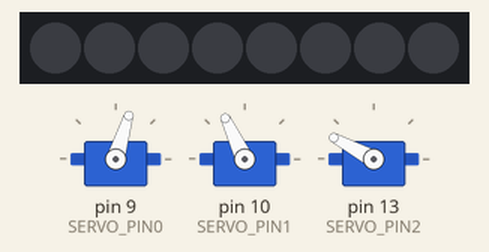
The sketch below on a simulated Arduino Uno, built with avr-gcc and run on an emulated ATmega328P. Shown: 3 × servo, 8 RGB LEDs in strip order, left to right. The strip is taken to match the declared colour order; random numbers use the default seed unless the sketch sets one; what the sketch prints to the serial monitor is not drawn.

Above: at 1.6 s.
At 5.4 s:
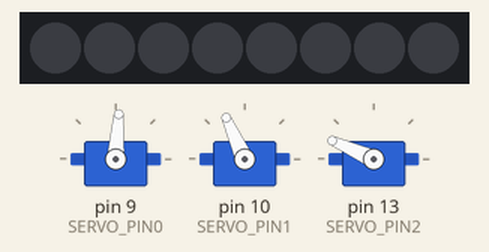
At 9.3 s:
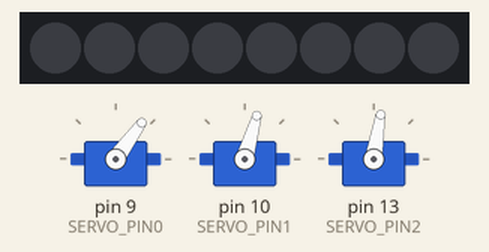
At 17.3 s:
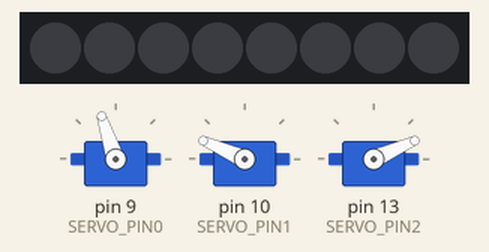
At 25.2 s:
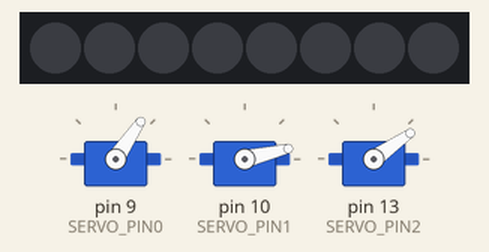
At 37.1 s:
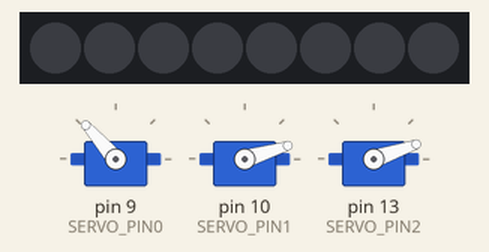
Timing chart, 0 to 40.0 s (numbered marks = the images above):
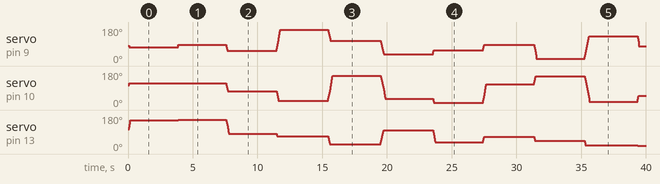

The sketch:

shootingstar.ino
```cpp
#include <Adafruit_NeoPixel.h>
#include <Servo.h>
#include <Wire.h>

#define SERVO_PIN0 9  //D9-19
#define SERVO_PIN1 10 //D10-18
#define SERVO_PIN2 13 //SCK-17

#define LED_PIN 2  // RGBLEDに出力するピン番号 D2-26
#define NUMRGBLED 8  // Arduinoにぶら下がっているRGBLEDの個数

// milisecond
#define SERVO_SPEED 50

// RGBLEDのライブラリを生成する(色指定はRGBの並びで行う、LEDの速度は800KHzとする)
Adafruit_NeoPixel RGBLED = Adafruit_NeoPixel(NUMRGBLED, LED_PIN, NEO_RGB + NEO_KHZ800);

Servo servos[3];

// Global Vars
int currentPulses[3];
int streamDelay = 200;
int shootBrightness = 0;
int powerBrightness = 1;
int servoPins[] = {SERVO_PIN0, SERVO_PIN1, SERVO_PIN2};

int getInterval() {
    return 2000;
}

void setup() {
    int i;
    Serial.begin(115200);

    // init servos
    for (i=0;i<3;i++) {
        servos[i].attach(servoPins[i]);
        currentPulses[i] = servos[i].readMicroseconds();
    }

    // init led
    RGBLED.begin();
}

void loop() {
    int i;
    int angle[3];
    for(i=0;i<3;i++) angle[i] = random(10,171);
    moveServos(angle[0], angle[1], angle[2], SERVO_SPEED);

    allDetach();
    Serial.print("f");
    fadeStream(streamDelay);
    allAttach();

    delay(getInterval());
}
```

shootingstar_led.ino
```cpp
void fadeStream(int speed) {
    int i, b, k, length = 100;
    double ganma = 2.0;

    for (k=0;k<(510+length*9);k++) {
        for (i=0;i<NUMRGBLED;i++) {
            b = max(255 - abs(255+i*length-k), 0);
            double a = (double) b / 255;
            a = 255 * pow(a, ganma);
            b = a;
            RGBLED.setPixelColor(i,b,b,b);
        }
        RGBLED.show();
        delayMicroseconds(speed);
    }
}
```

shootingstar_servo.ino
```cpp
void allAttach() {
  int i;
    for (i<0;i<3;i++) {
        servos[i].attach(servoPins[i]);
        servos[i].writeMicroseconds(currentPulses[i]);
    }
}

void allDetach() {
  int i;
    for (i<0;i<3;i++) {
        currentPulses[i] = servos[i].readMicroseconds();
        servos[i].detach();
    }
}

void moveServos(int angle1, int angle2, int angle3, long int delay) {
    int i, n, p[3], cp[3], angles[] = {angle1, angle2, angle3};
    boolean ip = true;
    for (i=0;i<3;i++) {
        p[i] = map(angles[i], 0, 180, 544, 2400);
        cp[i] = servos[i].readMicroseconds();
    }
    for(i=0;ip;i++) {
        ip = false;
        for (i=0;i<3;i++) {
            if (p[i] != cp[i]) {
                ip = true;
                if (p[i] > cp[i]) servos[i].writeMicroseconds(++cp[i]);
                else servos[i].writeMicroseconds(--cp[i]);
            }
        }
        delayMicroseconds(delay);
        if (i<10) delayMicroseconds(2 * delay);
    }
}
```
